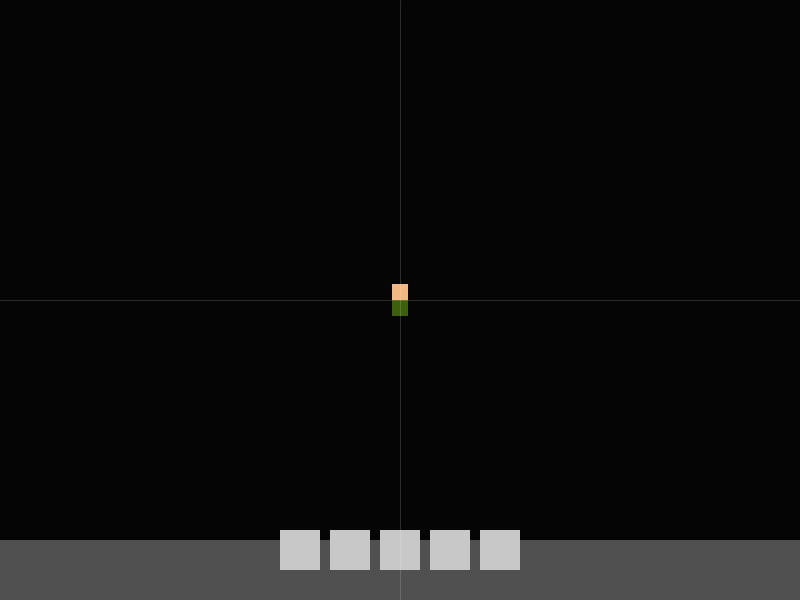
Frame 1 (no input)
Frame 60 (the mouse pressed at the canvas centre just before this capture): identical to frame 1, image omitted
Frame 120 (the mouse held since frame 60 and released just before this capture): identical to frame 1, image omitted

The Processing sketch that drew this single still picture (run headless with seeded random() and noise(); from frame 60 on, the mouse is pressed at the canvas centre):

// Processing sketch: submarino
// ── submarino.pde
ArrayList<Tipito> tipitos;

void setup(){
	size(800, 600);
	tipitos = new ArrayList<Tipito>();
	tipitos.add(new Tipito(width/2, height/2));
}

void draw(){
	background(5);

	for(int i = 0; i < tipitos.size(); i++){
		Tipito t = tipitos.get(i);
		t.update();
	}

	noStroke();
	fill(80);
	rect(0,height-60, width, 60);
	int cant = 5;
	int tt = 40;
	int bb = 10;
	fill(200);
	for(int i = 0; i < cant; i++){
		rect(width/2 + (i-cant/2.) * (bb+tt) + bb/2, height-70, tt, tt);
	}

	stroke(250, 40);
	line(width/2, 0, width/2, height);
	line(0, height/2, width, height/2);
}

class Tipito{
	boolean mover, select, sobre;
	color cpiel, cremera, cpantalon;
	float x, y, nx, ny, w, h;
	Tipito(float x, float y){
		this.x = x; 
		this.y = y;
		w = 16;
		h = 32;
		pushStyle();
		colorMode(HSB, 240);
		cpiel = color(random(30), random(70,230), random(200, 230));
		cremera = color(random(240), random(70,230), random(50, 180));
		cpantalon = color(random(240), random(70,230), random(50, 180));
		popStyle();
	}
	void update(){
		if(mouseX >= x-w/2 && mouseX < x+w/2 && mouseY >= y-h/2 && mouseY < y+h/2) sobre = true;
		else sobre = false;
		if(mousePressed){
			if(sobre && mouseButton == LEFT) select = true;
			if(!sobre && mouseButton == LEFT) select = false;
			if(select && mouseButton == RIGHT){
				nx = mouseX;
				ny = y;
				mover = true;
			} 
		}
		if(mover){
			float ang = atan2(ny-y,nx-x);
			x += cos(ang);
			y += sin(ang);
			if(dist(x,y,nx,ny) < 1){
				mover = false;
			}
		}
		if(keyPressed){
			pushStyle();
			colorMode(HSB, 240);
			cpiel = color(random(30), random(70,220), random(200, 230));
			cremera = color(random(240), random(70,230), random(50, 180));
			cpantalon = color(random(240), random(70,230), random(50, 180));
			popStyle();
		}
		draw();
	}
	void draw(){
		noStroke();
		fill(cpiel);
		rect(x-w/2, y-h/2, w, h/2);
		fill(cremera);
		rect(x-w/2, y, w, h/2);

		if(select){
			stroke(20, 240, 30);
			noFill();
			rect(x-w/2, y-h/2, w, h);
		}
	}
}
